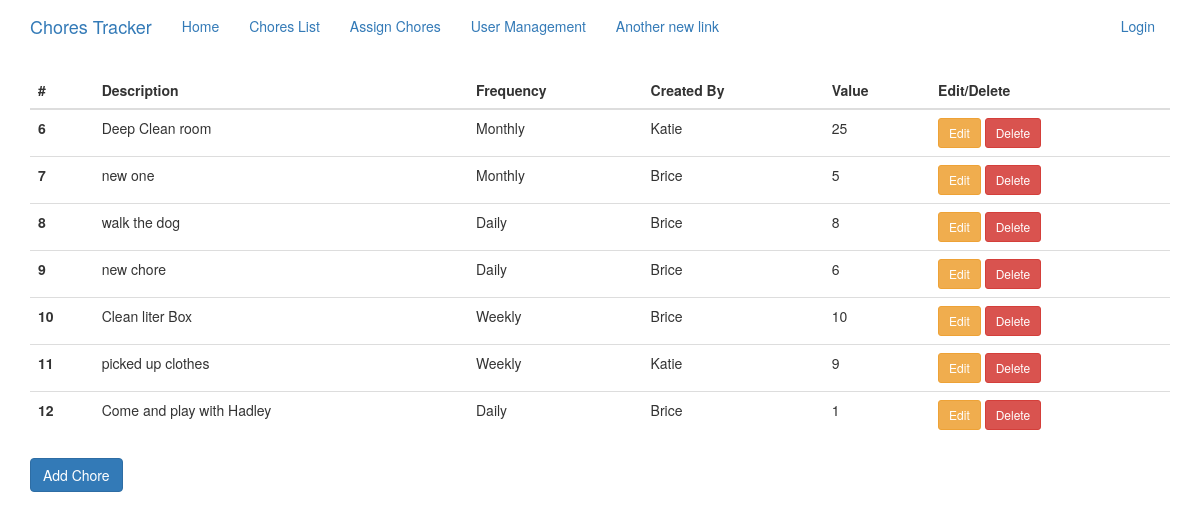
Screenshot of /add_chore with the database file from the repository.
### app/models.py (models this page shows, shortened)
class ChoreList(db.Model):
    id = db.Column(db.Integer, primary_key=True)
    description = db.Column(db.String(128))
    occurrence = db.Column(db.String(10))  # Daily, Weekly, Monthly, One_Off
    timestamp = db.Column(db.DateTime, index=True, default=datetime.utcnow)
    created_by_id = db.Column(db.Integer, db.ForeignKey('user.id'))
    value = db.Column(db.Integer)

class User(UserMixin, db.Model):
    id = db.Column(db.Integer, primary_key=True)
    username = db.Column(db.String(64), index=True, unique=True)
    email = db.Column(db.String(120), index=True, unique=True)
    password_hash = db.Column(db.String(128))
    user_type = db.Column(db.String(20))  # Parent, Child, Friend
    point_balance = db.Column(db.Integer, default=0)
    cash_balance = db.Column(db.Integer, default=0)
    assigned_chores = db.relationship('ChoreAssignments', backref='assigned_to')
    created_chores = db.relationship('ChoreList', backref='created_by')
    is_active = db.Column(db.String(3), default='Yes')

### app/routes.py (the view, shortened to what this page needs)
@app.route('/add_chore', methods=['GET', 'POST'])
def add_chore():
    form = AddChoreForm()
    chores = ChoreList.query.all()
    return render_template('add_chore.html', title='Add Chore', form=form, chores=chores)

### app/forms.py (called while the page is built)
def user_parent_query():
    return User.query.filter_by(user_type='Parent', is_active='Yes')

### app/templates/add_chore.html (shortened to what this page needs)
{% extends 'base.html' %}
{% import 'bootstrap/wtf.html' as wtf %}
{% block app_content %}
    <table id="chorelist" class="table">
  <thead class="thead-dark">
    <tr>
      <th scope="col">#</th>
      <th scope="col">Description</th>
      <th scope="col">Frequency</th>
      <th scope="col">Created By</th>
      <th scope="col">Value</th>
      <th scope="col">Edit/Delete</th>
    </tr>
  </thead>
  <tbody>
    {% for chore in chores %}
    <tr id="{{ chore.id }} ">
        <th id="did" scope="row">{{ chore.id }} </th>
        <td id="desc">{{ chore.description }}</td>
        <td id="occr">{{ chore.occurrence }}</td>
        <td id="by">{{ chore.created_by.username }}</td>
        <td id="value">{{ chore.value }}</td>
        <td>
            <a  href="/chore/{{ chore.id }}/edit" data-toggle="modal"  class="btn btn-warning btn-edit btn-sm">Edit</a>
            <a href="/chore/{{ chore.id }}/delete" data-toggle="modal" class="btn btn-danger btn-delete btn-sm">Delete</a>
        </td>
    </tr>
    {% endfor %}
  </tbody>
</table>
<button id="modalbutton" type="button" class="btn btn-primary" data-toggle="modal" data-target="#add_chore_modal">
  Add Chore
</button>
{% endblock %}

### rows the page displays
ChoreList: id "6", description "Deep Clean room", occurrence "Monthly", created_by.username "Katie", value "25"
ChoreList: id "7", description "new one", occurrence "Monthly", created_by.username "Brice", value "5"
ChoreList: id "8", description "walk the dog", occurrence "Daily", created_by.username "Brice", value "8"
ChoreList: id "9", description "new chore", occurrence "Daily", created_by.username "Brice", value "6"
ChoreList: id "10", description "Clean liter Box", occurrence "Weekly", created_by.username "Brice", value "10"
ChoreList: id "11", description "picked up clothes", occurrence "Weekly", created_by.username "Katie", value "9"
ChoreList: id "12", description "Come and play with Hadley", occurrence "Daily", created_by.username "Brice", value "1"
